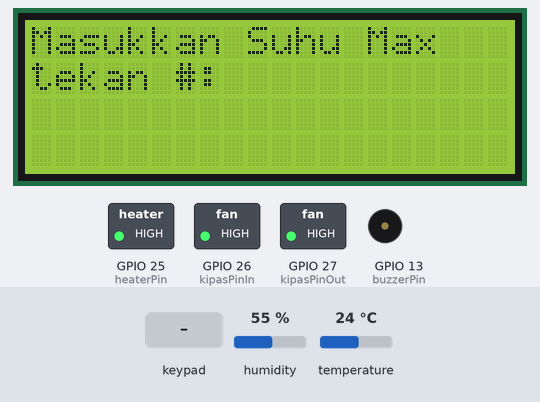
Bench run of a sketch on a simulated ESP32. On the bench: 20×4 character LCD, switched loads named in the sketch (green lamp = pin HIGH), buzzer (waves = sounding, pin HIGH). The test bench sets the inputs (shaded band); at power-on: humidity 55 %, temperature 24 °C. WiFi joins after 1.5 s; servers stay silent unless stated; no MQTT or app messages arrive unless stated; what the sketch prints to the serial monitor is not drawn.

Above: at 3.3 s.
3.4 s: keypad keys 1 2 3 4 5 6 7 8 # pressed 0.4 s apart
At 8.0 s:
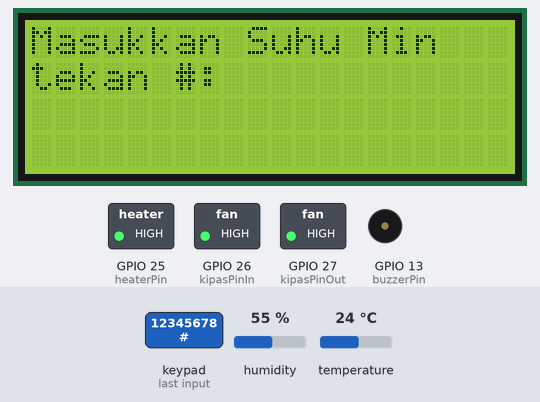
8.5 s: keypad keys 1 9 1 8 5 1 7 # pressed 0.4 s apart
At 12.2 s:
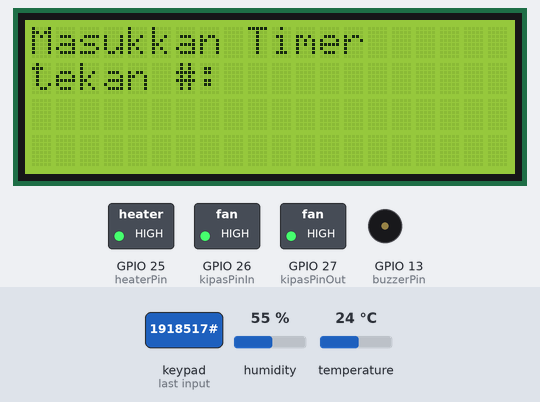
13.2 s: keypad keys 1 3 9 7 2 2 2 2 # pressed 0.4 s apart
At 17.4 s:
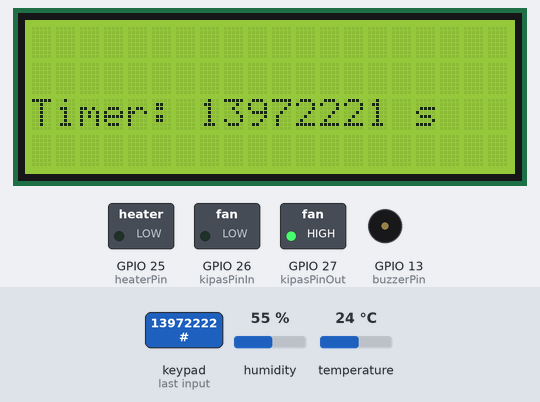
22.8 s: key 'B' pressed
At 23.8 s:
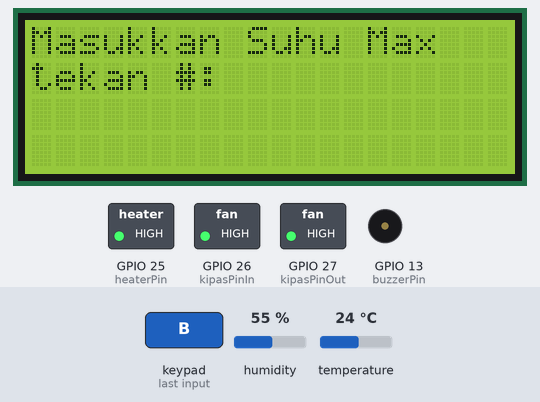
Timing chart, 0 to 25.8 s (numbered marks = the images above; inputs shaded):
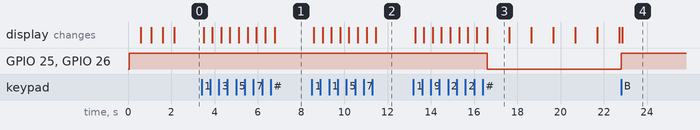

Measured:
- after the input at 3.4 s, the display: first changes after 0.09 s (image 1 shows a later state)
- after the input at 8.5 s, the display: first changes after 0.09 s (image 2 shows a later state)
- after the input at 13.2 s, GPIO 25 (heaterPin), GPIO 26 (kipasPinIn): HIGH → LOW after 3.4 s; the display: first changes after 0.07 s (image 3 shows a later state)
- after the input at 22.8 s, GPIO 25 (heaterPin), GPIO 26 (kipasPinIn): LOW → HIGH at once; the display: changes at once (image 4)
- what the display in image 3 shows lasts 1.0 s, from 16.6 s to 17.6 s

The sketch:

CAIRAKSIH.ino
```cpp
#include <Wire.h>
#include <LiquidCrystal_I2C.h>
#include <Adafruit_Sensor.h>
#include <DHT.h>
#include <DHT_U.h>
#include <Keypad.h>
// #include <FirebaseESP32.h>
#include <PubSubClient.h>
#include <WiFi.h>

// #define WIFI_SSID "codot_kwe"
// #define WIFI_PASSWORD "22222222"
// #define FIREBASE_HOST "https://kanso-suhu-default-rtdb.asia-southeast1.firebasedatabase.app/"
// #define FIREBASE_AUTH "tAIzaSyBSG9E_g84r7bGZD0j7gBwMDUEfCB0E144"


#define WIFI_SSID "SamaElla"
#define WIFI_PASSWORD "12345678"
#define MQTT_USER "fd-polines"
#define MQTT_PASSWORD "@Robot_"

const char* mqtt_server = ".....";

WiFiClient espClient;
PubSubClient client(espClient);

#define DHTPIN 14        // Pin yang terhubung dengan sensor DHT22
#define DHTTYPE DHT22   // Tipe sensor DHT22

DHT_Unified dht(DHTPIN, DHTTYPE);
LiquidCrystal_I2C lcd(0x27, 20, 4);

const int buzzerPin = 13;
const int heaterPin = 25;
const int kipasPinIn = 26;
const int kipasPinOut = 27;

const byte ROWS = 4; // Jumlah baris pada keypad
const byte COLS = 4; // Jumlah kolom pada keypad

char keys[ROWS][COLS] = {
  {'1','2','3','A'},
  {'4','5','6','B'},
  {'7','8','9','C'},
  {'*','0','#','D'}
};

byte rowPins[ROWS] = {19, 18, 5, 17};
byte colPins[COLS] = {16, 4, 12, 15};

Keypad keypad = Keypad(makeKeymap(keys), rowPins, colPins, ROWS, COLS);

int suhuMin = 0;
int suhuMax = 0;
int timer = 0;
bool suhuMaxInputDone = false;
bool suhuMinInputDone = false;
bool timerInputDone = false;
bool prosesAktif = false;
unsigned long previousMillis = 0;
unsigned long buzzerInterval = 2000;
bool buzzerOn = false;
bool deleteMode = false;
int oldTimer = 0;
int oldTemp = 0;
int oldHum = 0;

// FirebaseData firebaseData;

void callback(char* topic, byte* message, unsigned int length) {
  Serial.print("Message arrived on topic: ");
  Serial.print(topic);
  Serial.print(". Message: ");
  String messageTemp;

  for (int i = 0; i < length; i++) {
    Serial.print((char)message[i]);
    messageTemp += (char)message[i];
  }
  Serial.println();
}

void reconnect() {
  // Loop until we're reconnected
  while (!client.connected()) {
    Serial.print("Attempting MQTT connection...");
    // Attempt to connect
    if (client.connect("foodDehydrator-esp32", MQTT_USER, MQTT_PASSWORD)) {
      Serial.println("connected");
      // Subscribe
      client.subscribe("logesp");
    } else {
      Serial.print("failed, rc=");
      Serial.print(client.state());
      Serial.println(" try again in 5 seconds");
      // Wait 5 seconds before retrying
      delay(5000);
    }
  }
}

void setup() {
  Wire.begin();

  Serial.begin(9600);
  dht.begin();

  lcd.begin(20, 4);
  lcd.backlight();

  pinMode(buzzerPin, OUTPUT);
  pinMode(heaterPin, OUTPUT);
  pinMode(kipasPinIn, OUTPUT);
  pinMode(kipasPinOut, OUTPUT);

  digitalWrite(heaterPin, HIGH);
  digitalWrite(kipasPinIn, HIGH);
  digitalWrite(kipasPinOut, HIGH);

  lcd.setCursor(0, 0);
  lcd.print("Menyambung wifi");
  lcd.setCursor(0, 1);


  // Mulai koneksi WiFi
  WiFi.begin(WIFI_SSID, WIFI_PASSWORD);
  while (WiFi.status() != WL_CONNECTED) {
    delay(500);
    Serial.print(".");
    lcd.print(".");
  }
  Serial.println();
  Serial.println("WiFi terhubung!");
  lcd.clear();
  lcd.setCursor(0,0);
  lcd.print("Wifi Tersambung");

  client.setServer(mqtt_server, 1883);
  client.setCallback(callback);

  delay(500);

  lcd.clear();
  lcd.setCursor(0, 0);
  lcd.print("Masukkan Suhu Max");
  lcd.setCursor(0, 1);
  lcd.print("tekan #: ");

  // Firebase.begin(FIREBASE_HOST, FIREBASE_AUTH);
  // Firebase.setString(firebaseData, "/data", "OFF");

  if (!client.connected()) {
    reconnect();
  }
  client.loop();
  client.publish("kangso/esp32/data", "OFF");
}

void loop() {
  if (!client.connected()) {
    reconnect();
  }
  client.loop();

  if (!suhuMaxInputDone) {
    char key = keypad.getKey();
    if (key == '#') {
      if (suhuMax != 0) {
        suhuMaxInputDone = true;
        lcd.clear();
        lcd.setCursor(0, 0);
        lcd.print("Masukkan Suhu Min");
        lcd.setCursor(0, 1);
        lcd.print("tekan #: ");
      }
    } else if (key == 'D') {
      suhuMax = 0;
      lcd.setCursor(0, 3);
      lcd.print("          ");
    } else if (key != NO_KEY && key >= '0' && key <= '9') {
      suhuMax = suhuMax * 10 + (key - '0');
      lcd.setCursor(0, 3);
      client.publish("fd/maxtemp", String(suhuMax).c_str());
      lcd.print(suhuMax);
    }
  } else if (!suhuMinInputDone) {
    char key = keypad.getKey();
    if (key == '#') {
      if (suhuMin != 0) {
        suhuMinInputDone = true;
        lcd.clear();
        lcd.setCursor(0, 0);
        lcd.print("Masukkan Timer");
        lcd.setCursor(0, 1);
        lcd.print("tekan #: ");
      }
    } else if (key == 'D') {
      suhuMin = 0;
      lcd.setCursor(0, 3);
      lcd.print("          ");
    } else if (key != NO_KEY && key >= '0' && key <= '9') {
      suhuMin = suhuMin * 10 + (key - '0');
      lcd.setCursor(0, 3);
      client.publish("fd/mintemp", String(suhuMin).c_str());
      lcd.print(suhuMin);
    }
  } else if (!timerInputDone) {
    char key = keypad.getKey();
    if (key == '#') {
      if (timer != 0) {
        timerInputDone = true;
        prosesAktif = true;
        // Firebase.setString(firebaseData, "/data", "ON");
        client.publish("data", "ON");
        lcd.clear();
        lcd.setCursor(0, 0);
        lcd.print("Proses Aktif");
      }
    } else if (key == 'D') {
      timer = 0;
      lcd.setCursor(0, 3);
      lcd.print("          ");
    } else if (key != NO_KEY && key >= '0' && key <= '9') {
      timer = timer * 10 + (key - '0');
      lcd.setCursor(0, 3);
      lcd.print(timer);
    }
  }


  if (prosesAktif) {
    unsigned long currentMillis = millis();

    char key = keypad.getKey();
    if (key) {
      if (key == 'B') {
        suhuMaxInputDone = false;
        suhuMinInputDone = false;
        timerInputDone = false;
        prosesAktif = false;

        digitalWrite(heaterPin, HIGH);
        digitalWrite(kipasPinIn, HIGH);
        digitalWrite(kipasPinOut, HIGH);
        // Firebase.setString(firebaseData, "/data", "OFF");
        client.publish("data", "OFF");


        lcd.clear();
        lcd.setCursor(0, 0);
        lcd.print("Masukkan Suhu Max");
        lcd.setCursor(0, 1);
        lcd.print("tekan #: ");
        suhuMin = 0;
        suhuMax = 0;
        timer = 0;
        return ;
      }
    }

    if (currentMillis - previousMillis >= 1000) {
      previousMillis = currentMillis;
      oldTimer = timer;
      timer--;
      if (timer <= 0) {
        prosesAktif = false;
        lcd.clear();
        lcd.setCursor(0, 0);
        lcd.print("Proses Selesai");
        digitalWrite(heaterPin, HIGH);
        digitalWrite(kipasPinIn, HIGH);
        digitalWrite(kipasPinOut, LOW);
        buzzerOn = true;
        tone(buzzerPin, 1000, buzzerInterval);

        char key = keypad.getKey();
        while(true) {
          key = keypad.getKey();
          if(key) {
            if (key == 'B') break;
          }
        }

        suhuMaxInputDone = false;
        suhuMinInputDone = false;
        timerInputDone = false;
        prosesAktif = false;

        // Firebase.setString(firebaseData, "/data", "OFF");
        client.publish("data", "OFF");

        lcd.clear();
        lcd.setCursor(0, 0);
        lcd.print("Masukkan Suhu Max");
        lcd.setCursor(0, 1);
        lcd.print("tekan #: ");
        suhuMin = 0;
        suhuMax = 0;
        timer = 0;
        return ;
      }
    }

    sensors_event_t eventT;
    dht.temperature().getEvent(&eventT);
    float t = eventT.temperature;
    oldTemp = t;

    sensors_event_t eventH;
    dht.humidity().getEvent(&eventH);
    float h = eventH.relative_humidity;
    oldHum = h;
    if (h != oldHum) {
        lcd.setCursor(0, 0);
        lcd.print("                                  ");
        lcd.setCursor(0, 0);
        lcd.print("Suhu: " + String(t, 2) + " C"); // Menampilkan suhu dengan 2 angka di belakang koma
      }
    lcd.setCursor(0, 0);
    lcd.print("                                      ");
    lcd.setCursor(0, 1);
     if (h != oldHum) {
        lcd.setCursor(0, 1);
        lcd.print("                                  ");
        lcd.setCursor(0, 1);
        lcd.print("Kelembapan: " + String(h, 2) + " %"); // Menampilkan kelembapan dengan 2 angka di belakang koma
      }
    lcd.setCursor(0, 2);
     if (timer != oldTimer) {
        lcd.setCursor(0, 2);
        lcd.print("          ");
        lcd.setCursor(0, 2);
        lcd.print("Timer: " + String(timer) + " s");
      }

    Serial.print("Suhu: ");
    Serial.print(t);
    Serial.println(" C");

        if (t >= suhuMax) {
      digitalWrite(heaterPin, HIGH);
      digitalWrite(kipasPinIn, LOW);
      digitalWrite(kipasPinOut, LOW);
    } else if (t < suhuMin) {
      digitalWrite(heaterPin, LOW);
      digitalWrite(kipasPinIn, LOW);
      digitalWrite(kipasPinOut, HIGH);
    } else {
      digitalWrite(heaterPin, LOW);
      digitalWrite(kipasPinIn, LOW);
      digitalWrite(kipasPinOut, HIGH);
    }


    // Mengirim data suhu dan kelembapan ke Firebase
    // Firebase.setFloat(firebaseData, "/suhu", t);
    // Firebase.setFloat(firebaseData, "/kelembapan", h);
    // Firebase.setInt(firebaseData, "/timer", timer);

    char t_buffer[10];
    dtostrf(t, 6, 2, t_buffer);
    const char* t_value = t_buffer;
    client.publish("fd/temp", t_value);

    char h_buffer[10];
    dtostrf(h, 6, 2, h_buffer);
    const char* h_value = h_buffer;
    client.publish("fd/humid", h_value);

    char timer_buffer[10];
    itoa(timer, timer_buffer, 10);
    const char* timer_value = timer_buffer;
    client.publish("fd/timer", timer_value);
  }

  if (buzzerOn && millis() - previousMillis >= buzzerInterval) {
    buzzerOn = false;
    noTone(buzzerPin);
  }

  delay(100); // Ubah delay menjadi 100 ms untuk responsivitas keypad
}
```
